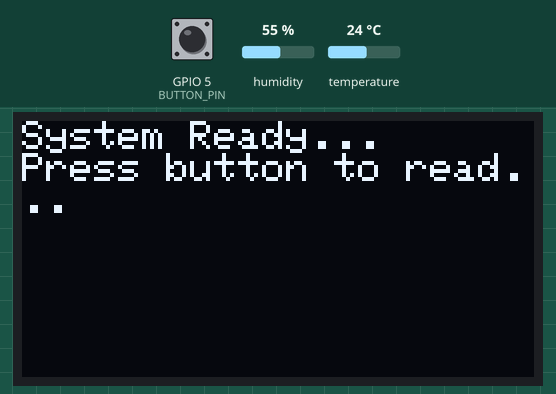
Recording of a program running on a simulated ESP32. Shown: 128×64 one-colour display. The test bench sets the inputs (shaded band); at power-on: GPIO 5 (BUTTON_PIN) HIGH, humidity 55 %, temperature 24 °C. What the program prints to the serial monitor is not drawn.

Above: at 1.2 s.
1.3 s: GPIO 5 (BUTTON_PIN) pulled LOW for 0.15 s
At 1.34 s:
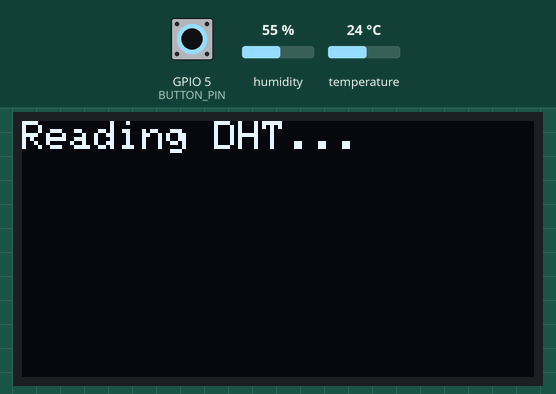
At 2.8 s:
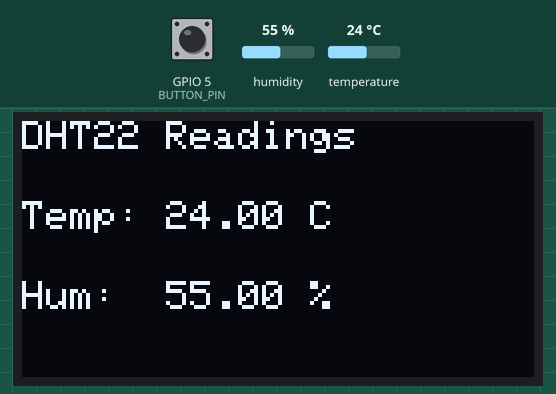
Timing chart, 0 to 4.3 s (numbered marks = the images above; inputs shaded):
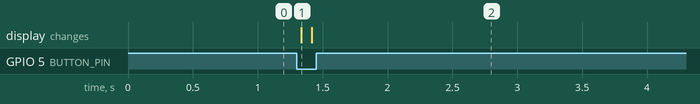

Measured:
- after the input at 1.3 s, the display: changes at once (image 1)

The program:

main.cpp
```cpp
#include <Wire.h>
#include <Adafruit_GFX.h>
#include <Adafruit_SSD1306.h>
#include <DHT.h>

// --- Configuration ---
#define SCREEN_WIDTH 128    // OLED display width, in pixels
#define SCREEN_HEIGHT 64    // OLED display height, in pixels
#define OLED_ADDR 0x3C      // I2C address for 128x64 display (0x3C or 0x3D)

// Declaration for an SSD1306 display connected to I2C (SDA, SCL pins)
// The '-1' means we are not using a reset pin, which is typical for I2C.
Adafruit_SSD1306 display(SCREEN_WIDTH, SCREEN_HEIGHT, &Wire, -1);

// Pins and Sensor Type
#define DHTPIN 23           // GPIO pin the DHT data line is connected to
#define DHTTYPE DHT22       // Specify the sensor model
#define BUTTON_PIN 5        // Button connected between this pin and GND

// Initialize DHT sensor object
DHT dht(DHTPIN, DHTTYPE);

void setup() {
  Serial.begin(115200);

  // Set the button pin as an input with internal pull-up resistor enabled
  pinMode(BUTTON_PIN, INPUT_PULLUP);

  // --- OLED Init ---
  // You must check your specific OLED's I2C address (usually 0x3C or 0x3D)
  if (!display.begin(SSD1306_SWITCHCAPVCC, OLED_ADDR)) {
    Serial.println("OLED not found or wrong address!");
    while (1); // Stop execution if OLED is not initialized
  }

  display.clearDisplay();
  display.setTextSize(1);
  display.setTextColor(WHITE);
  display.setCursor(0, 0);
  display.println("System Ready...");
  display.println("Press button to read...");
  display.display();

  dht.begin();
}

void loop() {
  // Check if the button is pressed (LOW because of INPUT_PULLUP)
  if (digitalRead(BUTTON_PIN) == LOW) {
    display.clearDisplay();
    display.setCursor(0, 0);
    display.println("Reading DHT...");
    display.display();

    delay(50); // Small debounce delay

    // Reading temperature or humidity takes about 250 milliseconds!
    float h = dht.readHumidity();
    float t = dht.readTemperature(); // Celsius

    display.clearDisplay();

    if (isnan(t) || isnan(h)) {
      Serial.println("Failed to read from DHT sensor!");
      display.setCursor(0, 0);
      display.println("DHT Error!");
    } else {
      Serial.print("Temperature: ");
      Serial.print(t);
      Serial.print(" C, Humidity: ");
      Serial.print(h);
      Serial.println(" %");

      display.setCursor(0, 0);
      display.println("DHT22 Readings");
      display.setCursor(0, 20);
      display.print("Temp: ");
      display.print(t);
      display.println(" C");
      display.setCursor(0, 40);
      display.print("Hum:  ");
      display.print(h);
      display.println(" %");
    }

    display.display();

    // Wait for the button to be released before proceeding
    while (digitalRead(BUTTON_PIN) == LOW) {
      delay(10);
    }
    delay(500); // Wait a short period after release before allowing a new read
  }

  // This delay prevents the loop from consuming too much power by constantly checking the button
  delay(10);
}
```
